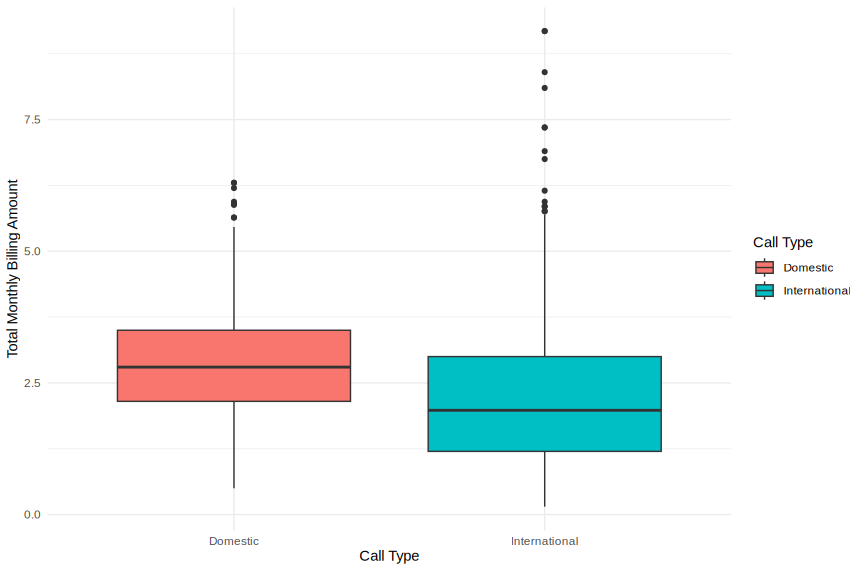

Write the R code that produced this figure.
library(ggplot2)
library(dplyr)
library(tidyr)

# Load the data:
calls <- read.csv('~/Development/apprenticeship/data/synthetic_calls.csv')

# Create a summary data-frame for customer monthly billing by call type:
billing_by_call_type <- calls %>%
  group_by(Customer.ID, Call.Type) %>%
  summarise(TotalBilling = sum(Charges)) %>%
  ungroup()

# Plot a box-plot of monthly billing amounts by call type:
ggplot(billing_by_call_type, aes(x = Call.Type, y = TotalBilling, fill = Call.Type)) +
  geom_boxplot() +
  labs(x = "Call Type",
       y = "Total Monthly Billing Amount",
       fill = "Call Type") +
  theme_minimal()
